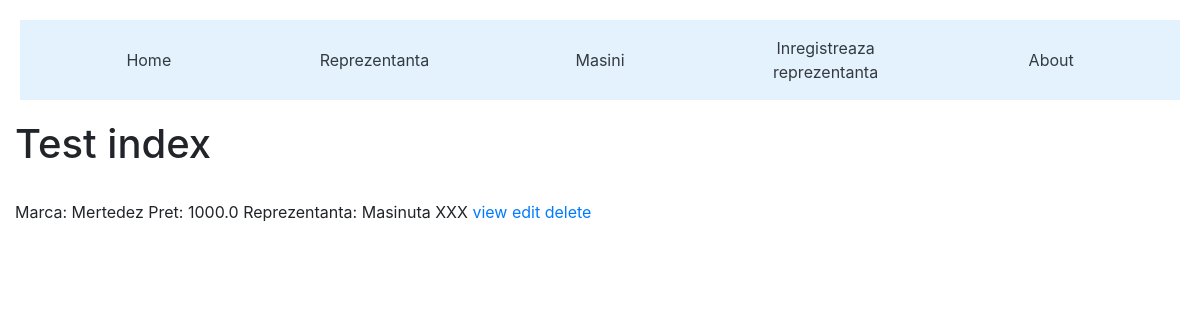
The page / on the database its author committed.
### masina/models.py (models this page shows)
class Masini(models.Model):
    marca = models.CharField(max_length=255)
    pret = models.FloatField()
    reprezentanta = models.ForeignKey(Reprezentanta, blank=True, null=True, on_delete=models.SET_NULL)

### reprezentanta/models.py (models this page shows)
class Reprezentanta(models.Model):
    nume = models.CharField(max_length=255)
    localitate = models.CharField(max_length=255)

### masina/views.py (the view)
# urls.py: url(r'^$', views.index, name='masina_index'),
def index(request):
    users = {}
    masini = {}
    reprezentante = {}
    if db_table_exists('auth_user'):
        users = User.objects.all()
    if db_table_exists('masina_masini'):
        masini = Masini.objects.all()
    if db_table_exists('reprezentanta_reprezentanta'):
        reprezentante = Reprezentanta.objects.all()
    return render(request, 'masina/masina_index.html', {
        'users': users,
        'masini': masini,
        'reprezentante': reprezentante
    })

### project01/helper.py (called while the page is built)
def db_table_exists(table_name):
    return table_name in connection.introspection.table_names()

### templates/masina/masina_index.html (shortened to what this page needs)
{% block head %}
   {% include "head.html" %}
{% endblock %}
<h1>Test index</h1>
{% for masina in masini %}
Marca: {{ masina.marca }} Pret: {{ masina.pret }} Reprezentanta: {{ masina.reprezentanta.nume }}  <a href="{% url 'masina_show' masina.id %}"> view </a> <a href="{% url 'masina_form' masina.id %}"> edit </a> <a href="{% url 'masina_delete' masina.id %}"> delete </a>
{% endfor %}
{% block footer %}
   {% include "footer.html" %}
{% endblock %}

### rows shown on the page
Masini: marca "Mertedez", pret "1000.0", reprezentanta.nume "Masinuta XXX"
